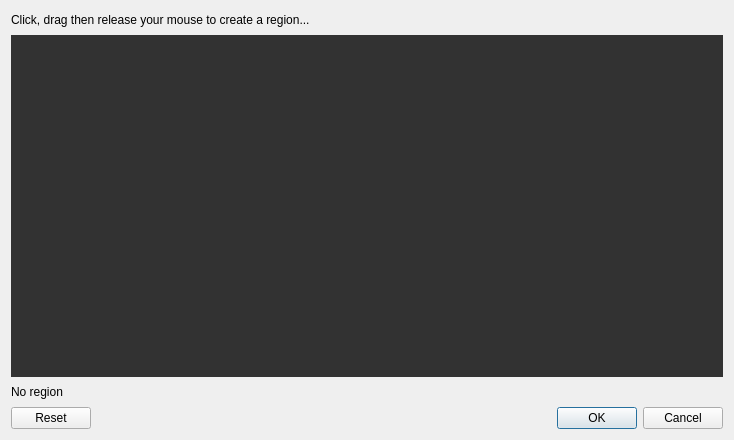
<?xml version="1.0" encoding="UTF-8"?>
<ui version="4.0">
 <class>Dialog</class>
 <widget class="QDialog" name="Dialog">
  <property name="geometry">
   <rect>
    <x>0</x>
    <y>0</y>
    <width>734</width>
    <height>440</height>
   </rect>
  </property>
  <property name="windowTitle">
   <string>Select Region</string>
  </property>
  <layout class="QVBoxLayout" name="verticalLayout">
   <item>
    <widget class="QLabel" name="directions">
     <property name="maximumSize">
      <size>
       <width>16777215</width>
       <height>18</height>
      </size>
     </property>
     <property name="text">
      <string>Click, drag then release your mouse to create a region...</string>
     </property>
    </widget>
   </item>
   <item>
    <widget class="ImageLabel" name="rawFrame">
     <property name="sizePolicy">
      <sizepolicy hsizetype="Ignored" vsizetype="Ignored">
       <horstretch>0</horstretch>
       <verstretch>0</verstretch>
      </sizepolicy>
     </property>
     <property name="palette">
      <palette>
       <active>
        <colorrole role="WindowText">
         <brush brushstyle="SolidPattern">
          <color alpha="255">
           <red>0</red>
           <green>0</green>
           <blue>0</blue>
          </color>
         </brush>
        </colorrole>
        <colorrole role="Button">
         <brush brushstyle="SolidPattern">
          <color alpha="255">
           <red>240</red>
           <green>240</green>
           <blue>240</blue>
          </color>
         </brush>
        </colorrole>
        <colorrole role="Light">
         <brush brushstyle="SolidPattern">
          <color alpha="255">
           <red>255</red>
           <green>255</green>
           <blue>255</blue>
          </color>
         </brush>
        </colorrole>
        <colorrole role="Midlight">
         <brush brushstyle="SolidPattern">
          <color alpha="255">
           <red>227</red>
           <green>227</green>
           <blue>227</blue>
          </color>
         </brush>
        </colorrole>
        <colorrole role="Dark">
         <brush brushstyle="SolidPattern">
          <color alpha="255">
           <red>160</red>
           <green>160</green>
           <blue>160</blue>
          </color>
         </brush>
        </colorrole>
        <colorrole role="Mid">
         <brush brushstyle="SolidPattern">
          <color alpha="255">
           <red>160</red>
           <green>160</green>
           <blue>160</blue>
          </color>
         </brush>
        </colorrole>
        <colorrole role="Text">
         <brush brushstyle="SolidPattern">
          <color alpha="255">
           <red>0</red>
           <green>0</green>
           <blue>0</blue>
          </color>
         </brush>
        </colorrole>
        <colorrole role="BrightText">
         <brush brushstyle="SolidPattern">
          <color alpha="255">
           <red>255</red>
           <green>255</green>
           <blue>255</blue>
          </color>
         </brush>
        </colorrole>
        <colorrole role="ButtonText">
         <brush brushstyle="SolidPattern">
          <color alpha="255">
           <red>0</red>
           <green>0</green>
           <blue>0</blue>
          </color>
         </brush>
        </colorrole>
        <colorrole role="Base">
         <brush brushstyle="SolidPattern">
          <color alpha="255">
           <red>255</red>
           <green>255</green>
           <blue>255</blue>
          </color>
         </brush>
        </colorrole>
        <colorrole role="Window">
         <brush brushstyle="SolidPattern">
          <color alpha="255">
           <red>50</red>
           <green>50</green>
           <blue>50</blue>
          </color>
         </brush>
        </colorrole>
        <colorrole role="Shadow">
         <brush brushstyle="SolidPattern">
          <color alpha="255">
           <red>105</red>
           <green>105</green>
           <blue>105</blue>
          </color>
         </brush>
        </colorrole>
        <colorrole role="Highlight">
         <brush brushstyle="SolidPattern">
          <color alpha="255">
           <red>0</red>
           <green>120</green>
           <blue>215</blue>
          </color>
         </brush>
        </colorrole>
        <colorrole role="HighlightedText">
         <brush brushstyle="SolidPattern">
          <color alpha="255">
           <red>255</red>
           <green>255</green>
           <blue>255</blue>
          </color>
         </brush>
        </colorrole>
        <colorrole role="Link">
         <brush brushstyle="SolidPattern">
          <color alpha="255">
           <red>0</red>
           <green>0</green>
           <blue>255</blue>
          </color>
         </brush>
        </colorrole>
        <colorrole role="LinkVisited">
         <brush brushstyle="SolidPattern">
          <color alpha="255">
           <red>255</red>
           <green>0</green>
           <blue>255</blue>
          </color>
         </brush>
        </colorrole>
        <colorrole role="AlternateBase">
         <brush brushstyle="SolidPattern">
          <color alpha="255">
           <red>245</red>
           <green>245</green>
           <blue>245</blue>
          </color>
         </brush>
        </colorrole>
        <colorrole role="NoRole">
         <brush brushstyle="SolidPattern">
          <color alpha="255">
           <red>0</red>
           <green>0</green>
           <blue>0</blue>
          </color>
         </brush>
        </colorrole>
        <colorrole role="ToolTipBase">
         <brush brushstyle="SolidPattern">
          <color alpha="255">
           <red>255</red>
           <green>255</green>
           <blue>220</blue>
          </color>
         </brush>
        </colorrole>
        <colorrole role="ToolTipText">
         <brush brushstyle="SolidPattern">
          <color alpha="255">
           <red>0</red>
           <green>0</green>
           <blue>0</blue>
          </color>
         </brush>
        </colorrole>
        <colorrole role="PlaceholderText">
         <brush brushstyle="SolidPattern">
          <color alpha="255">
           <red>0</red>
           <green>0</green>
           <blue>0</blue>
          </color>
         </brush>
        </colorrole>
       </active>
       <inactive>
        <colorrole role="WindowText">
         <brush brushstyle="SolidPattern">
          <color alpha="255">
           <red>0</red>
           <green>0</green>
           <blue>0</blue>
          </color>
         </brush>
        </colorrole>
        <colorrole role="Button">
         <brush brushstyle="SolidPattern">
          <color alpha="255">
           <red>240</red>
           <green>240</green>
           <blue>240</blue>
          </color>
         </brush>
        </colorrole>
        <colorrole role="Light">
         <brush brushstyle="SolidPattern">
          <color alpha="255">
           <red>255</red>
           <green>255</green>
           <blue>255</blue>
          </color>
         </brush>
        </colorrole>
        <colorrole role="Midlight">
         <brush brushstyle="SolidPattern">
          <color alpha="255">
           <red>227</red>
           <green>227</green>
           <blue>227</blue>
          </color>
         </brush>
        </colorrole>
        <colorrole role="Dark">
         <brush brushstyle="SolidPattern">
          <color alpha="255">
           <red>160</red>
           <green>160</green>
           <blue>160</blue>
          </color>
         </brush>
        </colorrole>
        <colorrole role="Mid">
         <brush brushstyle="SolidPattern">
          <color alpha="255">
           <red>160</red>
           <green>160</green>
           <blue>160</blue>
          </color>
         </brush>
        </colorrole>
        <colorrole role="Text">
         <brush brushstyle="SolidPattern">
          <color alpha="255">
           <red>0</red>
           <green>0</green>
           <blue>0</blue>
          </color>
         </brush>
        </colorrole>
        <colorrole role="BrightText">
         <brush brushstyle="SolidPattern">
          <color alpha="255">
           <red>255</red>
           <green>255</green>
           <blue>255</blue>
          </color>
         </brush>
        </colorrole>
        <colorrole role="ButtonText">
         <brush brushstyle="SolidPattern">
          <color alpha="255">
           <red>0</red>
           <green>0</green>
           <blue>0</blue>
          </color>
         </brush>
        </colorrole>
        <colorrole role="Base">
         <brush brushstyle="SolidPattern">
          <color alpha="255">
           <red>255</red>
           <green>255</green>
           <blue>255</blue>
          </color>
         </brush>
        </colorrole>
        <colorrole role="Window">
         <brush brushstyle="SolidPattern">
          <color alpha="255">
           <red>50</red>
           <green>50</green>
           <blue>50</blue>
          </color>
         </brush>
        </colorrole>
        <colorrole role="Shadow">
         <brush brushstyle="SolidPattern">
          <color alpha="255">
           <red>105</red>
           <green>105</green>
           <blue>105</blue>
          </color>
         </brush>
        </colorrole>
        <colorrole role="Highlight">
         <brush brushstyle="SolidPattern">
          <color alpha="255">
           <red>240</red>
           <green>240</green>
           <blue>240</blue>
          </color>
         </brush>
        </colorrole>
        <colorrole role="HighlightedText">
         <brush brushstyle="SolidPattern">
          <color alpha="255">
           <red>0</red>
           <green>0</green>
           <blue>0</blue>
          </color>
         </brush>
        </colorrole>
        <colorrole role="Link">
         <brush brushstyle="SolidPattern">
          <color alpha="255">
           <red>0</red>
           <green>0</green>
           <blue>255</blue>
          </color>
         </brush>
        </colorrole>
        <colorrole role="LinkVisited">
         <brush brushstyle="SolidPattern">
          <color alpha="255">
           <red>255</red>
           <green>0</green>
           <blue>255</blue>
          </color>
         </brush>
        </colorrole>
        <colorrole role="AlternateBase">
         <brush brushstyle="SolidPattern">
          <color alpha="255">
           <red>245</red>
           <green>245</green>
           <blue>245</blue>
          </color>
         </brush>
        </colorrole>
        <colorrole role="NoRole">
         <brush brushstyle="NoBrush">
          <color alpha="255">
           <red>0</red>
           <green>0</green>
           <blue>0</blue>
          </color>
         </brush>
        </colorrole>
        <colorrole role="ToolTipBase">
         <brush brushstyle="SolidPattern">
          <color alpha="255">
           <red>255</red>
           <green>255</green>
           <blue>220</blue>
          </color>
         </brush>
        </colorrole>
        <colorrole role="ToolTipText">
         <brush brushstyle="SolidPattern">
          <color alpha="255">
           <red>0</red>
           <green>0</green>
           <blue>0</blue>
          </color>
         </brush>
        </colorrole>
        <colorrole role="PlaceholderText">
         <brush brushstyle="NoBrush">
          <color alpha="128">
           <red>0</red>
           <green>0</green>
           <blue>0</blue>
          </color>
         </brush>
        </colorrole>
       </inactive>
       <disabled>
        <colorrole role="WindowText">
         <brush brushstyle="SolidPattern">
          <color alpha="255">
           <red>120</red>
           <green>120</green>
           <blue>120</blue>
          </color>
         </brush>
        </colorrole>
        <colorrole role="Button">
         <brush brushstyle="SolidPattern">
          <color alpha="255">
           <red>240</red>
           <green>240</green>
           <blue>240</blue>
          </color>
         </brush>
        </colorrole>
        <colorrole role="Light">
         <brush brushstyle="SolidPattern">
          <color alpha="255">
           <red>255</red>
           <green>255</green>
           <blue>255</blue>
          </color>
         </brush>
        </colorrole>
        <colorrole role="Midlight">
         <brush brushstyle="SolidPattern">
          <color alpha="255">
           <red>247</red>
           <green>247</green>
           <blue>247</blue>
          </color>
         </brush>
        </colorrole>
        <colorrole role="Dark">
         <brush brushstyle="SolidPattern">
          <color alpha="255">
           <red>160</red>
           <green>160</green>
           <blue>160</blue>
          </color>
         </brush>
        </colorrole>
        <colorrole role="Mid">
         <brush brushstyle="SolidPattern">
          <color alpha="255">
           <red>160</red>
           <green>160</green>
           <blue>160</blue>
          </color>
         </brush>
        </colorrole>
        <colorrole role="Text">
         <brush brushstyle="SolidPattern">
          <color alpha="255">
           <red>120</red>
           <green>120</green>
           <blue>120</blue>
          </color>
         </brush>
        </colorrole>
        <colorrole role="BrightText">
         <brush brushstyle="SolidPattern">
          <color alpha="255">
           <red>255</red>
           <green>255</green>
           <blue>255</blue>
          </color>
         </brush>
        </colorrole>
        <colorrole role="ButtonText">
         <brush brushstyle="SolidPattern">
          <color alpha="255">
           <red>120</red>
           <green>120</green>
           <blue>120</blue>
          </color>
         </brush>
        </colorrole>
        <colorrole role="Base">
         <brush brushstyle="SolidPattern">
          <color alpha="255">
           <red>240</red>
           <green>240</green>
           <blue>240</blue>
          </color>
         </brush>
        </colorrole>
        <colorrole role="Window">
         <brush brushstyle="SolidPattern">
          <color alpha="255">
           <red>50</red>
           <green>50</green>
           <blue>50</blue>
          </color>
         </brush>
        </colorrole>
        <colorrole role="Shadow">
         <brush brushstyle="SolidPattern">
          <color alpha="255">
           <red>0</red>
           <green>0</green>
           <blue>0</blue>
          </color>
         </brush>
        </colorrole>
        <colorrole role="Highlight">
         <brush brushstyle="SolidPattern">
          <color alpha="255">
           <red>0</red>
           <green>120</green>
           <blue>215</blue>
          </color>
         </brush>
        </colorrole>
        <colorrole role="HighlightedText">
         <brush brushstyle="SolidPattern">
          <color alpha="255">
           <red>255</red>
           <green>255</green>
           <blue>255</blue>
          </color>
         </brush>
        </colorrole>
        <colorrole role="Link">
         <brush brushstyle="SolidPattern">
          <color alpha="255">
           <red>0</red>
           <green>0</green>
           <blue>255</blue>
          </color>
         </brush>
        </colorrole>
        <colorrole role="LinkVisited">
         <brush brushstyle="SolidPattern">
          <color alpha="255">
           <red>255</red>
           <green>0</green>
           <blue>255</blue>
          </color>
         </brush>
        </colorrole>
        <colorrole role="AlternateBase">
         <brush brushstyle="SolidPattern">
          <color alpha="255">
           <red>245</red>
           <green>245</green>
           <blue>245</blue>
          </color>
         </brush>
        </colorrole>
        <colorrole role="NoRole">
         <brush brushstyle="NoBrush">
          <color alpha="255">
           <red>0</red>
           <green>0</green>
           <blue>0</blue>
          </color>
         </brush>
        </colorrole>
        <colorrole role="ToolTipBase">
         <brush brushstyle="SolidPattern">
          <color alpha="255">
           <red>255</red>
           <green>255</green>
           <blue>220</blue>
          </color>
         </brush>
        </colorrole>
        <colorrole role="ToolTipText">
         <brush brushstyle="SolidPattern">
          <color alpha="255">
           <red>0</red>
           <green>0</green>
           <blue>0</blue>
          </color>
         </brush>
        </colorrole>
        <colorrole role="PlaceholderText">
         <brush brushstyle="NoBrush">
          <color alpha="128">
           <red>0</red>
           <green>0</green>
           <blue>0</blue>
          </color>
         </brush>
        </colorrole>
       </disabled>
      </palette>
     </property>
     <property name="autoFillBackground">
      <bool>true</bool>
     </property>
     <property name="text">
      <string/>
     </property>
     <property name="alignment">
      <set>Qt::AlignCenter</set>
     </property>
    </widget>
   </item>
   <item>
    <layout class="QVBoxLayout" name="verticalLayout_2">
     <item>
      <widget class="QLabel" name="status">
       <property name="maximumSize">
        <size>
         <width>16777215</width>
         <height>18</height>
        </size>
       </property>
       <property name="text">
        <string>No region</string>
       </property>
      </widget>
     </item>
     <item>
      <widget class="QDialogButtonBox" name="buttonBox">
       <property name="standardButtons">
        <set>QDialogButtonBox::Cancel|QDialogButtonBox::Ok|QDialogButtonBox::Reset</set>
       </property>
      </widget>
     </item>
    </layout>
   </item>
  </layout>
 </widget>
 <customwidgets>
  <customwidget>
   <class>ImageLabel</class>
   <extends>QLabel</extends>
   <header>videotrackr/widgets/imagelabel</header>
  </customwidget>
 </customwidgets>
 <resources/>
 <connections>
  <connection>
   <sender>buttonBox</sender>
   <signal>accepted()</signal>
   <receiver>Dialog</receiver>
   <slot>accept()</slot>
   <hints>
    <hint type="sourcelabel">
     <x>248</x>
     <y>254</y>
    </hint>
    <hint type="destinationlabel">
     <x>157</x>
     <y>274</y>
    </hint>
   </hints>
  </connection>
  <connection>
   <sender>buttonBox</sender>
   <signal>rejected()</signal>
   <receiver>Dialog</receiver>
   <slot>reject()</slot>
   <hints>
    <hint type="sourcelabel">
     <x>316</x>
     <y>260</y>
    </hint>
    <hint type="destinationlabel">
     <x>286</x>
     <y>274</y>
    </hint>
   </hints>
  </connection>
 </connections>
</ui>
